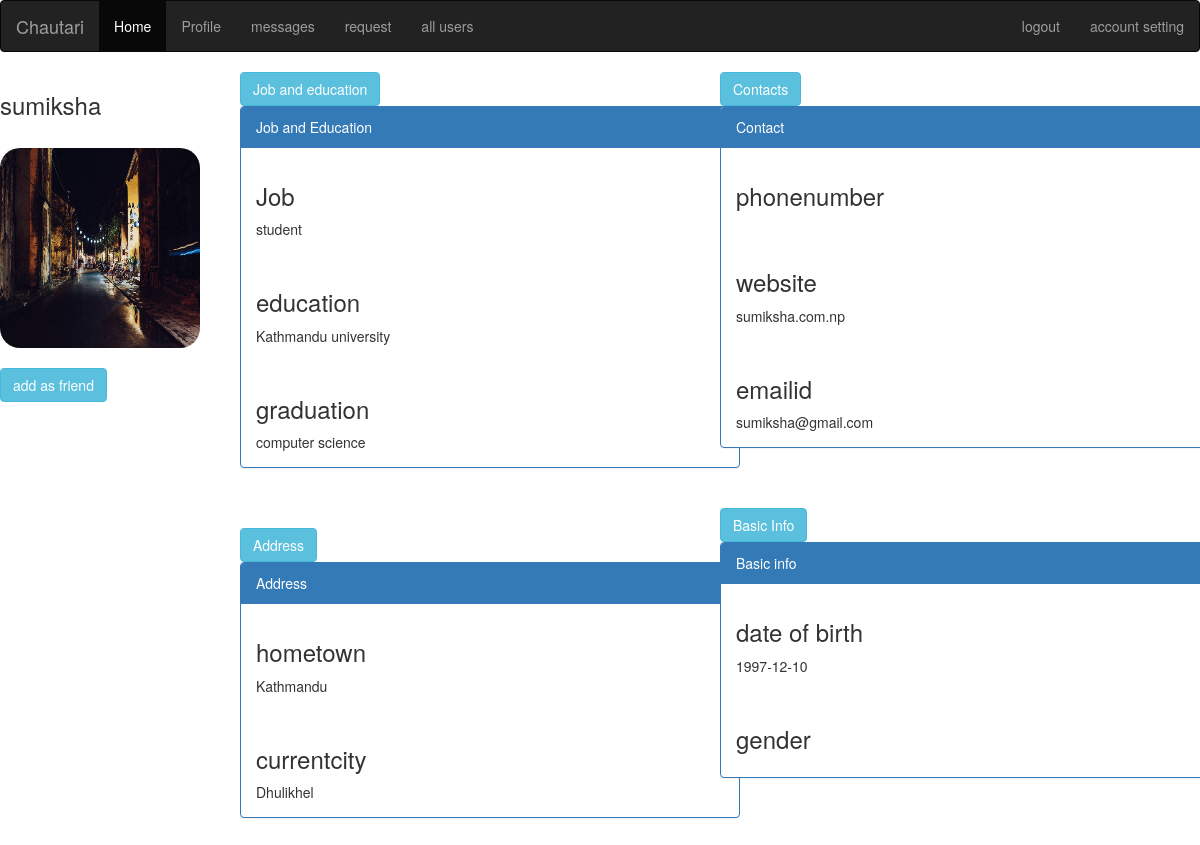
/home/profilecheck.php?user=99, run on the app's committed database.
### tables this page shows
CREATE TABLE IF NOT EXISTS `users` (
`id` int(11) NOT NULL,
  `username` varchar(255) NOT NULL,
  `password` varchar(255) NOT NULL,
  `photo` varchar(255) DEFAULT NULL,
  `fname` varchar(255) NOT NULL,
  `lname` varchar(255) NOT NULL,
  `email` varchar(255) NOT NULL
);

CREATE TABLE IF NOT EXISTS `profileinfo` (
`id` int(11) NOT NULL,
  `userid` int(100) NOT NULL,
  `username` varchar(255) NOT NULL,
  `job` varchar(250) NOT NULL,
  `education` varchar(250) NOT NULL,
  `graduation` varchar(250) NOT NULL,
  `hometown` varchar(250) NOT NULL,
  `currentcity` varchar(250) NOT NULL,
  `dateofbirth` date NOT NULL,
  `gender` varchar(10) NOT NULL,
  `phonenumber` varchar(15) NOT NULL,
  `website` varchar(250) NOT NULL,
  `emailid` varchar(250) NOT NULL
);

### home/profilecheck.php (the view, shortened to what this page needs)
<!DOCTYPE html>
<html>
<head>
</head>
<body>
<link rel='stylesheet' href='../style/style.css'>
<?php
 include '../header/header.php'; ?>
 <div class="profile_check_left">
<?php
if(isset($_GET['user']) && !empty($_GET['user']))
{
	$user=$_GET['user'];
}
else
{
	$user=$_SESSION['username'];
}
$my_id=$_SESSION['id'];
?>
<h3><?php
$query=mysql_query("SELECT username FROM users where id=$user");
$row=mysql_fetch_array($query);
$uname = $row['username'];
		echo "$uname";
?></h3>
<?php
$checkphoto = mysql_query("SELECT photo FROM users WHERE id=$user");
$row=mysql_fetch_array($checkphoto);
?>
<br/><img src="<?php echo $row['photo']; ?>" height='200' width='200' style="border-radius:20px 20px 20px 20px;"/>
<br/><br/>
<?php
$reqsender=$_SESSION['id'];
$query=mysql_query("SELECT sender,receiver  FROM  friend_request WHERE (sender='$reqsender' AND receiver='$user') OR (sender='$user' AND receiver='$reqsender')");
if(mysql_num_rows($query)>0)
{
	echo "friend request already sent";
}
else{
include 'profilecheckfrndcheck.php';
}
?>
</div>
<?php
$useridpro = $user;
$query =mysql_query("SELECT * from profileinfo where userid='$useridpro' ");
while($row=mysql_fetch_array($query))
{
$job = $row['job'];
$education=$row['education'];
$graduation=$row['graduation'];
$hometown=$row['hometown'];
$currentcity=$row['currentcity'];
$dateofbirth=$row['dateofbirth'];
$gender=$row['gender'];
$phonenumber=$row['phonenumber'];
$website=$row['website'];
$emailid=$row['emailid'];
}
?>
<div class="profile_check_middle" >
<button data-toggle="collapse" data-target="#demo1" class="btn btn-info">Job and education</button>
<div id="demo1" class="collapse in">
<div class="panel panel-primary" style="width:500px;" >
      <div class="panel-heading">Job and Education</div>
      <div class="panel-body"><?php echo "<h3>Job  </h3>" .$job; ?></div>
      <div class="panel-body"> <?php echo "<h3>education  </h3>" .$education; ?></div>
      <div class="panel-body"><?php echo "<h3>graduation  </h3>" .$graduation;  ?></div>
    </div>
</div><br/><br/>
<button data-toggle="collapse" data-target="#demo2" class="btn btn-info">Address</button>
<div id="demo2" class="collapse in">
<div class="panel panel-primary" style="width:500px;">
      <div class="panel-heading" >Address</div>
      <div class="panel-body"><?php echo "<h3>hometown</h3>" .$hometown; ?></div>
      <div class="panel-body"> <?php echo "<h3>currentcity</h3>" .$currentcity; ?></div>
    </div>
</div><br/><br/>
</div>
<div class="profile_check_right">
<button data-toggle="collapse" data-target="#demo3" class="btn btn-info">Contacts</button>
<div id="demo3" class="collapse in">
<div class="panel panel-primary" style="width:500px;">
      <div class="panel-heading">Contact</div>
      <div class="panel-body"><?php echo "<h3>phonenumber</h3>" .$phonenumber; ?></div>
      <div class="panel-body"> <?php echo "<h3>website</h3>" .$website;  ?></div>
      <div class="panel-body"> <?php echo "<h3>emailid</h3>" .$emailid;  ?></div>
    </div>
</div><br/><br/>
<button data-toggle="collapse" data-target="#demo4" class="btn btn-info">Basic Info</button>
<div id="demo4" class="collapse in">
<div class="panel panel-primary" style="width:500px;">
      <div class="panel-heading">Basic info</div>
      <div class="panel-body"><?php echo "<h3>date of birth </h3>" .$dateofbirth; ?></div>
      <div class="panel-body"> <?php echo "<h3>gender</h3>" .$gender; ?></div>
    </div>
</div><br/><br/>
</body>
</html>

### header/header.php (shortened to what this page needs)
<link rel="stylesheet" href="../style/bootstrap.min.css">
<nav class="navbar navbar-inverse">
  <div class="container-fluid">
    <div class="navbar-header">
      <a class="navbar-brand" href="../home/home.php">Chautari</a>
    </div>
    <ul class="nav navbar-nav">
      <li class="active"><a href="../home/home.php">Home</a></li>
      <li><a href="../home/profile.php">Profile</a></li>
      <li><a href="../home/messageheader.php">messages</a></li>
      <li><a href="../friends/request.php">request</a></li>
       <li><a href="../friends/members.php">all users</a></li>
    </ul>
    <ul class="nav navbar-nav navbar-right">
      <li><a href="../index.php"><span class="glyphicon glyphicon-user"></span> logout</a></li>
      <li><a href="../home/accountsetting.php">account setting</a></li>
    </ul>
  </div>
</nav>

### home/profilecheckfrndcheck.php (shortened to what this page needs)
<?php
if($user !=$my_id)
{
	$check_frnd_query=mysql_query("SELECT id FROM friend_list WHERE (user_one='$my_id' AND user_two='$user') OR (user_one='$user' AND user_two='$my_id')");
	if(mysql_num_rows($check_frnd_query)>0)
	{
	}
	else
	{
		?>
		<form method="post" >
<input type="submit" value="add as friend" name="addfrnd" class="btn btn-info">
</form>
<?php
	}
}
?>

### home/profilecheck.php (style rules this page uses)
.profile_check_left { width:20%; height:100%; float:left; }
.profile_check_middle { width:40%; height:100%; float:left; }
.profile_check_right { width:40%; height:100%; float:left; }

### data on the page
users: username "sumiksha", photo (picture)
profileinfo: job "student", education "Kathmandu university", graduation "computer science", hometown "Kathmandu", currentcity "Dhulikhel", website "sumiksha.com.np", emailid "sumiksha@gmail.com", dateofbirth "1997-12-10"
